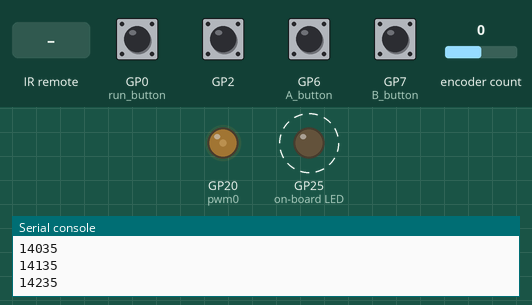
Simulated run of this program. Board: Raspberry Pi Pico running MicroPython. Parts: output pins drawn as LEDs (lit = HIGH), the last lines printed to the serial console. Dashed ring = blinking. The test bench sets the inputs (shaded band); at power-on: GP0 (run_button), GP2 HIGH, GP6 (A_button), GP7 (B_button) LOW, encoder count 0.

Above: at 1.2 s.
1.3 s: infrared code 0x19 received
4.8 s: GP0 (run_button) pulled LOW for 0.15 s
At 5.9 s:
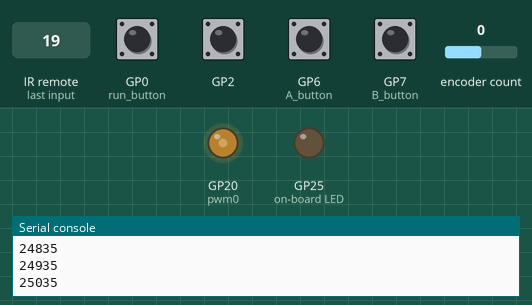
6.4 s: GP2 pulled LOW for 0.15 s
8.0 s: infrared code 0x18 received
9.5 s: infrared code 0x40 received
Timing chart, 0 to 12.0 s (numbered marks = the images above; inputs shaded):
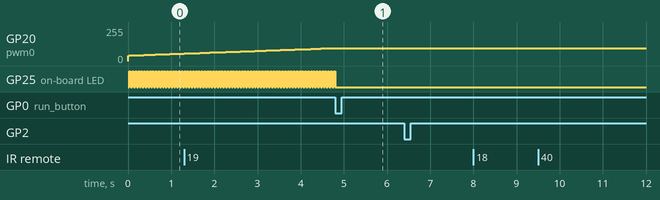

The program:

main_PWM.py
```python
from picozero import pico_temp_sensor, pico_led
from time import sleep
from machine import Pin, PWM
from RotateEncoder import Rotary
from ir_rx.nec import NEC_8
from ir_rx.print_error import print_error
import gc

pico_led.on()

digital_Min = 10535
digital_Max = 63535
digital_step = 1000
increase_step = 100
target_value = 32768
current_value = digital_Min

#duty_cycle = 32768

freq_value = 5000

isOff = False
lastIsOff = False

pwm0 = PWM(Pin(20,mode=Pin.OUT))
pwm0.freq(freq_value)
pwm0.duty_u16(current_value)

run_button = Pin(0, Pin.IN, Pin.PULL_UP)
A_button = Pin(6, Pin.IN, Pin.PULL_DOWN)
B_button = Pin(7, Pin.IN, Pin.PULL_DOWN)
ir_PIN = Pin(16, Pin.IN)
rotary = Rotary(4,5,2)

def rotary_changed(change):
    global target_value
    if change == Rotary.ROT_CW:
        target_value += digital_step
    elif change == Rotary.ROT_CCW:
        target_value -= digital_step
    elif change == Rotary.SW_PRESS:
        print('PRESS')
    elif change == Rotary.SW_RELEASE:
        print('RELEASE')

def ir_cb(data, addr, ctrl):
    global target_value
    global isOff
    if data < 0:  # NEC protocol sends repeat codes.
        print("Repeat code.")
    else:
        if data == 25:
            target_value += digital_step
            print("Button A pressed")
        elif data == 24:
            target_value -= digital_step
            print("Button B pressed")
        elif data == 64:
            print("Button Power pressed")
            isOff = not isOff
        else:
            print(f"Data 0x{data:02x} Addr 0x{addr:04x} Ctrl 0x{ctrl:02x}")

rotary.add_handler(rotary_changed)
ir = NEC_8(ir_PIN, ir_cb)
ir.error_function(print_error)

try:
    state = False
    A_button_lastValue = 0
    B_button_lastValue = 0
    while (True):
        if state:
            pico_led.on()
            state = False
        else:
            pico_led.off()
            state = True

        #Check button
        if A_button.value() == 1 and A_button_lastValue == 0:
            target_value += digital_step

        if B_button.value() == 1 and B_button_lastValue == 0:
            target_value -= digital_step

        if current_value != target_value:
            if target_value < digital_Min:
                target_value = digital_Min
            if target_value > digital_Max:
                target_value = digital_Max
            #print(val)
            if current_value < target_value:
                if target_value - current_value < increase_step:
                    current_value = target_value
                else:
                    current_value += increase_step
            elif current_value > target_value:
                if current_value - target_value < increase_step:
                    current_value = target_value
                else:
                    current_value -= increase_step

            #current_value = target_value
            #pwm0.freq(digital_value)
            print(current_value)
            pwm0.duty_u16(current_value)      # set duty cycle, range 0-65535

        if lastIsOff != isOff:
            if isOff:
                pwm0.duty_u16(0)
                print("Off Fan")
            else:
                current_value = digital_Min
                pwm0.duty_u16(current_value)
                print("On Fan")
            lastIsOff = isOff

        A_button_lastValue = A_button.value()
        B_button_lastValue = B_button.value()
        #gc.collect()
        sleep(0.033)
        if run_button.value() == 0:
            break

except KeyboardInterrupt:
    ir.close()
    machine.reset()
```

Measured:
- after the input at 4.8 s, GP20 (pwm0): stays 97/255 (without the input it goes to 98/255 after 0.03 s); GP25 (on-board LED): stops changing and stays LOW
- by itself, GP25 (on-board LED): alternates HIGH for 0.03 s and LOW for 0.03 s
